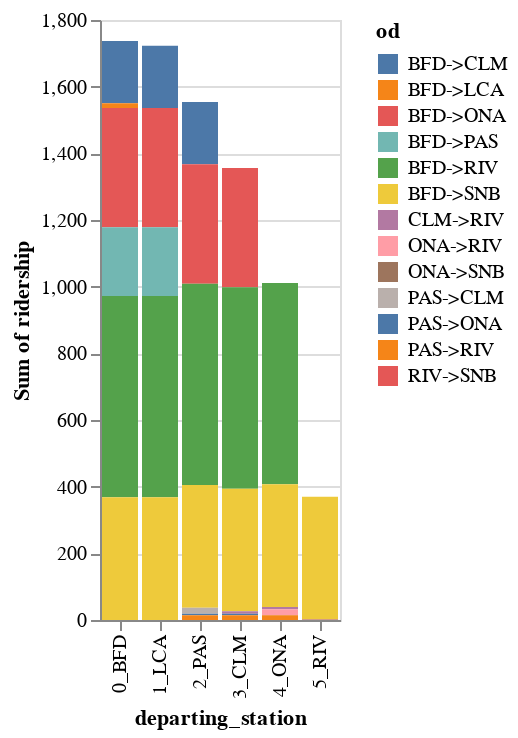

Here is the notebook cell this chart was saved with:
### Code cell
alt.Chart(running_ridership(test_19, sb_19)).mark_bar().encode(
    x='departing_station',
    y='sum(ridership)',
    color='od'
)

### Figure 1 — Vega-Lite specification as saved in the notebook (floating-point values rounded to 4 significant figures)
{"config": {"view": {"continuousWidth": 300, "continuousHeight": 300}}, "data": {"name": "data-e1f902dcf2d6e187a0c58824ed7431d4"}, "mark": {"type": "bar"}, "encoding": {"color": {"field": "od", "type": "nominal"}, "x": {"field": "departing_station", "type": "nominal"}, "y": {"aggregate": "sum", "field": "ridership", "type": "quantitative"}}, "$schema": "https://vega.github.io/schema/vega-lite/v5.20.1.json", "datasets": {"data-e1f902dcf2d6e187a0c58824ed7431d4": [{"ca_bus_route": "Rt 19", "orig": "BFD", "dest": "CLM", "trip_month": 4, "trip_year": 2025, "ridership": 187, "revenue": 3696.0, "od": "BFD->CLM", "direction": "sb", "orig_seq": 0, "dest_seq": 3, "departing_station": "0_BFD"}, {"ca_bus_route": "Rt 19", "orig": "BFD", "dest": "LCA", "trip_month": 4, "trip_year": 2025, "ridership": 14, "revenue": 202.6, "od": "BFD->LCA", "direction": "sb", "orig_seq": 0, "dest_seq": 1, "departing_station": "0_BFD"}, {"ca_bus_route": "Rt 19", "orig": "BFD", "dest": "ONA", "trip_month": 4, "trip_year": 2025, "ridership": 358, "revenue": 7389.0, "od": "BFD->ONA", "direction": "sb", "orig_seq": 0, "dest_seq": 4, "departing_station": "0_BFD"}, {"ca_bus_route": "Rt 19", "orig": "BFD", "dest": "PAS", "trip_month": 4, "trip_year": 2025, "ridership": 206, "revenue": 3348.0, "od": "BFD->PAS", "direction": "sb", "orig_seq": 0, "dest_seq": 2, "departing_station": "0_BFD"}, {"ca_bus_route": "Rt 19", "orig": "BFD", "dest": "RIV", "trip_month": 4, "trip_year": 2025, "ridership": 604, "revenue": 14120.0, "od": "BFD->RIV", "direction": "sb", "orig_seq": 0, "dest_seq": 5, "departing_station": "0_BFD"}, {"ca_bus_route": "Rt 19", "orig": "BFD", "dest": "SNB", "trip_month": 4, "trip_year": 2025, "ridership": 368, "revenue": 9255.0, "od": "BFD->SNB", "direction": "sb", "orig_seq": 0, "dest_seq": 6, "departing_station": "0_BFD"}, {"ca_bus_route": "Rt 19", "orig": "BFD", "dest": "CLM", "trip_month": 4, "trip_year": 2025, "ridership": 187, "revenue": 3696.0, "od": "BFD->CLM", "direction": "sb", "orig_seq": 0, "dest_seq": 3, "departing_station": "1_LCA"}, {"ca_bus_route": "Rt 19", "orig": "BFD", "dest": "ONA", "trip_month": 4, "trip_year": 2025, "ridership": 358, "revenue": 7389.0, "od": "BFD->ONA", "direction": "sb", "orig_seq": 0, "dest_seq": 4, "departing_station": "1_LCA"}, {"ca_bus_route": "Rt 19", "orig": "BFD", "dest": "PAS", "trip_month": 4, "trip_year": 2025, "ridership": 206, "revenue": 3348.0, "od": "BFD->PAS", "direction": "sb", "orig_seq": 0, "dest_seq": 2, "departing_station": "1_LCA"}, {"ca_bus_route": "Rt 19", "orig": "BFD", "dest": "RIV", "trip_month": 4, "trip_year": 2025, "ridership": 604, "revenue": 14120.0, "od": "BFD->RIV", "direction": "sb", "orig_seq": 0, "dest_seq": 5, "departing_station": "1_LCA"}, {"ca_bus_route": "Rt 19", "orig": "BFD", "dest": "SNB", "trip_month": 4, "trip_year": 2025, "ridership": 368, "revenue": 9255.0, "od": "BFD->SNB", "direction": "sb", "orig_seq": 0, "dest_seq": 6, "departing_station": "1_LCA"}, {"ca_bus_route": "Rt 19", "orig": "BFD", "dest": "CLM", "trip_month": 4, "trip_year": 2025, "ridership": 187, "revenue": 3696.0, "od": "BFD->CLM", "direction": "sb", "orig_seq": 0, "dest_seq": 3, "departing_station": "2_PAS"}, {"ca_bus_route": "Rt 19", "orig": "BFD", "dest": "ONA", "trip_month": 4, "trip_year": 2025, "ridership": 358, "revenue": 7389.0, "od": "BFD->ONA", "direction": "sb", "orig_seq": 0, "dest_seq": 4, "departing_station": "2_PAS"}, {"ca_bus_route": "Rt 19", "orig": "BFD", "dest": "RIV", "trip_month": 4, "trip_year": 2025, "ridership": 604, "revenue": 14120.0, "od": "BFD->RIV", "direction": "sb", "orig_seq": 0, "dest_seq": 5, "departing_station": "2_PAS"}, {"ca_bus_route": "Rt 19", "orig": "BFD", "dest": "SNB", "trip_month": 4, "trip_year": 2025, "ridership": 368, "revenue": 9255.0, "od": "BFD->SNB", "direction": "sb", "orig_seq": 0, "dest_seq": 6, "departing_station": "2_PAS"}, {"ca_bus_route": "Rt 19", "orig": "PAS", "dest": "CLM", "trip_month": 4, "trip_year": 2025, "ridership": 18, "revenue": 87.5, "od": "PAS->CLM", "direction": "sb", "orig_seq": 2, "dest_seq": 3, "departing_station": "2_PAS"}, {"ca_bus_route": "Rt 19", "orig": "PAS", "dest": "ONA", "trip_month": 4, "trip_year": 2025, "ridership": 5, "revenue": 26.0, "od": "PAS->ONA", "direction": "sb", "orig_seq": 2, "dest_seq": 4, "departing_station": "2_PAS"}, {"ca_bus_route": "Rt 19", "orig": "PAS", "dest": "RIV", "trip_month": 4, "trip_year": 2025, "ridership": 14, "revenue": 97.8, "od": "PAS->RIV", "direction": "sb", "orig_seq": 2, "dest_seq": 5, "departing_station": "2_PAS"}, {"ca_bus_route": "Rt 19", "orig": "BFD", "dest": "ONA", "trip_month": 4, "trip_year": 2025, "ridership": 358, "revenue": 7389.0, "od": "BFD->ONA", "direction": "sb", "orig_seq": 0, "dest_seq": 4, "departing_station": "3_CLM"}, {"ca_bus_route": "Rt 19", "orig": "BFD", "dest": "RIV", "trip_month": 4, "trip_year": 2025, "ridership": 604, "revenue": 14120.0, "od": "BFD->RIV", "direction": "sb", "orig_seq": 0, "dest_seq": 5, "departing_station": "3_CLM"}, {"ca_bus_route": "Rt 19", "orig": "BFD", "dest": "SNB", "trip_month": 4, "trip_year": 2025, "ridership": 368, "revenue": 9255.0, "od": "BFD->SNB", "direction": "sb", "orig_seq": 0, "dest_seq": 6, "departing_station": "3_CLM"}, {"ca_bus_route": "Rt 19", "orig": "CLM", "dest": "RIV", "trip_month": 4, "trip_year": 2025, "ridership": 7, "revenue": 41.0, "od": "CLM->RIV", "direction": "sb", "orig_seq": 3, "dest_seq": 5, "departing_station": "3_CLM"}, {"ca_bus_route": "Rt 19", "orig": "PAS", "dest": "ONA", "trip_month": 4, "trip_year": 2025, "ridership": 5, "revenue": 26.0, "od": "PAS->ONA", "direction": "sb", "orig_seq": 2, "dest_seq": 4, "departing_station": "3_CLM"}, {"ca_bus_route": "Rt 19", "orig": "PAS", "dest": "RIV", "trip_month": 4, "trip_year": 2025, "ridership": 14, "revenue": 97.8, "od": "PAS->RIV", "direction": "sb", "orig_seq": 2, "dest_seq": 5, "departing_station": "3_CLM"}, {"ca_bus_route": "Rt 19", "orig": "BFD", "dest": "RIV", "trip_month": 4, "trip_year": 2025, "ridership": 604, "revenue": 14120.0, "od": "BFD->RIV", "direction": "sb", "orig_seq": 0, "dest_seq": 5, "departing_station": "4_ONA"}, {"ca_bus_route": "Rt 19", "orig": "BFD", "dest": "SNB", "trip_month": 4, "trip_year": 2025, "ridership": 368, "revenue": 9255.0, "od": "BFD->SNB", "direction": "sb", "orig_seq": 0, "dest_seq": 6, "departing_station": "4_ONA"}, {"ca_bus_route": "Rt 19", "orig": "CLM", "dest": "RIV", "trip_month": 4, "trip_year": 2025, "ridership": 7, "revenue": 41.0, "od": "CLM->RIV", "direction": "sb", "orig_seq": 3, "dest_seq": 5, "departing_station": "4_ONA"}, {"ca_bus_route": "Rt 19", "orig": "ONA", "dest": "RIV", "trip_month": 4, "trip_year": 2025, "ridership": 17, "revenue": 86.0, "od": "ONA->RIV", "direction": "sb", "orig_seq": 4, "dest_seq": 5, "departing_station": "4_ONA"}, {"ca_bus_route": "Rt 19", "orig": "ONA", "dest": "SNB", "trip_month": 4, "trip_year": 2025, "ridership": 1, "revenue": 5.0, "od": "ONA->SNB", "direction": "sb", "orig_seq": 4, "dest_seq": 6, "departing_station": "4_ONA"}, {"ca_bus_route": "Rt 19", "orig": "PAS", "dest": "RIV", "trip_month": 4, "trip_year": 2025, "ridership": 14, "revenue": 97.8, "od": "PAS->RIV", "direction": "sb", "orig_seq": 2, "dest_seq": 5, "departing_station": "4_ONA"}, {"ca_bus_route": "Rt 19", "orig": "BFD", "dest": "SNB", "trip_month": 4, "trip_year": 2025, "ridership": 368, "revenue": 9255.0, "od": "BFD->SNB", "direction": "sb", "orig_seq": 0, "dest_seq": 6, "departing_station": "5_RIV"}, {"ca_bus_route": "Rt 19", "orig": "ONA", "dest": "SNB", "trip_month": 4, "trip_year": 2025, "ridership": 1, "revenue": 5.0, "od": "ONA->SNB", "direction": "sb", "orig_seq": 4, "dest_seq": 6, "departing_station": "5_RIV"}, {"ca_bus_route": "Rt 19", "orig": "RIV", "dest": "SNB", "trip_month": 4, "trip_year": 2025, "ridership": 1, "revenue": 5.0, "od": "RIV->SNB", "direction": "sb", "orig_seq": 5, "dest_seq": 6, "departing_station": "5_RIV"}]}}
